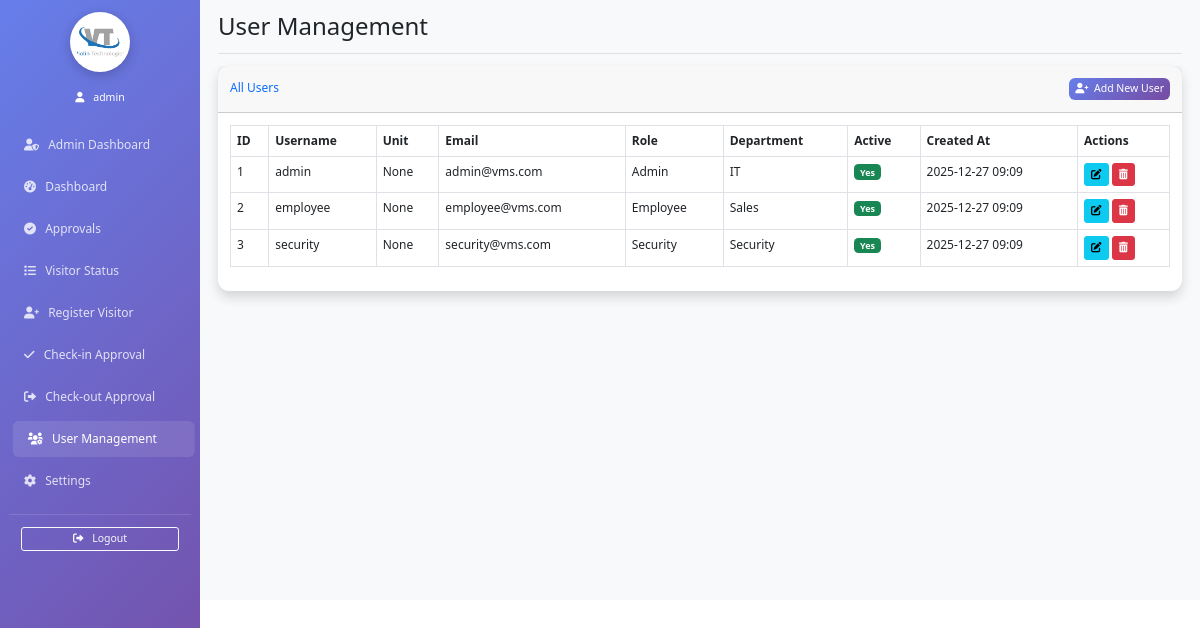
Page /vms/user_management (signed in) on the committed database.
### app.py (models this page shows)
class User(UserMixin, db.Model):
    id = db.Column(db.Integer, primary_key=True)
    employee_id = db.Column(db.String(80), unique=True, nullable=False)
    email = db.Column(db.String(120), unique=True, nullable=False)
    password_hash = db.Column(db.String(255), nullable=False)
    role = db.Column(db.String(20), nullable=False)
    username = db.Column(db.String(100), nullable=False)
    department = db.Column(db.String(100))
    unit = db.Column(db.String(100))
    is_active = db.Column(db.Boolean, default=True)
    created_at = db.Column(db.DateTime, default=lambda: datetime.now(IST_TIMEZONE))

### app.py (the view)
@app.route('/vms/user_management')
@login_required
def user_management():
    if current_user.role != 'admin':
        flash('Access denied!', 'error')
        return redirect(url_for('dashboard',_external=True))
    users = User.query.all()
    return render_template('user_management.html', users=users)

### app.py (called while the page is built)
@login_manager.user_loader
def load_user(user_id):
    return User.query.get(int(user_id))

@app.before_request
def adjust_script_root():
    if request.path.startswith('/vms'):
        request.environ['SCRIPT_NAME'] = '/vms'

@app.after_request
def set_security_headers(response):
    response.headers.setdefault('X-Frame-Options', 'DENY')
    response.headers.setdefault('X-Content-Type-Options', 'nosniff')
    response.headers.setdefault('Referrer-Policy', 'no-referrer')
    response.headers.setdefault('Cache-Control', 'no-store')
    csp = "default-src 'self'; img-src 'self' data:; style-src 'self' 'unsafe-inline' https://cdn.jsdelivr.net https://cdnjs.cloudflare.com; script-src 'self' 'unsafe-inline' https://cdn.jsdelivr.net https://cdnjs.cloudflare.com https://unpkg.com; font-src 'self' https://cdnjs.cloudflare.com;"
    response.headers.setdefault('Content-Security-Policy', csp)
    if request.is_secure:
        response.headers.setdefault('Strict-Transport-Security', 'max-age=63072000; includeSubDomains; preload')
    return response

### templates/user_management.html (shortened to what this page needs)
{% extends "base.html" %}
{% block page_title %}User Management{% endblock %}
{% block content %}
<div class="card shadow mb-4">
    <div class="card-header py-3 d-flex justify-content-between align-items-center">
        <h6 class="m-0 font-weight-bold text-primary">All Users</h6>
        <a href="{{ url_for('add_user') }}" class="btn btn-primary btn-sm">
            <i class="fas fa-user-plus me-1"></i> Add New User
        </a>
    </div>
    <div class="card-body">
        <div class="table-responsive">
            <table class="table table-bordered" id="usersTable" width="100%" cellspacing="0">
                <thead>
                    <tr>
                        <th>ID</th>
                        <th>Username</th>
                        <th>Unit</th>
                        <th>Email</th>
                        <th>Role</th>
                        <th>Department</th>
                        <th>Active</th>
                        <th>Created At</th>
                        <th>Actions</th>
                    </tr>
                </thead>
                <tbody>
                    {% for user in users %}
                    <tr>
                        <td>{{ user.id }}</td>
                        <td>{{ user.username }}</td>
                        <td>{{ user.unit }}</td>
                        <td>{{ user.email }}</td>
                        <td>{{ user.role|title }}</td>
                        <td>{{ user.department or 'N/A' }}</td>
                        <td>
                            {% if user.is_active %}
                                <span class="badge bg-success">Yes</span>
                            {% else %}
                                <span class="badge bg-danger">No</span>
                            {% endif %}
                        </td>
                        <td>{{ user.created_at.strftime('%Y-%m-%d %H:%M') }}</td>
                        <td>
                            <a href="{{ url_for('edit_user', user_id=user.id) }}" class="btn btn-info btn-sm" title="Edit User">
                                <i class="fas fa-edit"></i>
                            </a>
                            <form action="{{ url_for('delete_user', user_id=user.id) }}" method="POST" style="display:inline-block;">
                                <button type="submit" class="btn btn-danger btn-sm" title="Delete User" onclick="return confirm('Are you sure you want to delete this user?');">
                                    <i class="fas fa-trash-alt"></i>
                                </button>
                            </form>
                        </td>
                    </tr>
                    {% endfor %}
                </tbody>
            </table>
        </div>
    </div>
</div>
{% endblock %}

### templates/base.html (shortened to what this page needs)
<!DOCTYPE html>
<html lang="en">
<head>
    <link href="{{ url_for('static', filename='vendor/bootstrap/css/bootstrap.min.css') }}" rel="stylesheet">
    <link href="{{ url_for('static', filename='vendor/fontawesome/css/all.min.css') }}" rel="stylesheet">
    <link href="{{ url_for('static', filename='vendor/select2/css/select2.min.css') }}" rel="stylesheet" />
</head>
<body>
    {% if current_user.is_authenticated %}
    <div class="container-fluid">
        <div class="row">
            <nav class="col-md-3 col-lg-2 d-md-block sidebar collapse">
                <div class="position-sticky pt-3">
                    <div class="text-center mb-4">
                        <img src="{{ url_for('static', filename='logo.png') }}" alt="Company Logo" style="width: 80px; height: 80px; border-radius: 50%; object-fit: contain; margin: 0 auto 10px auto; display: block; background-color: white; box-shadow: 0 4px 15px rgba(0,0,0,0.2); padding: 5px;">
                    </div>
                    {% if current_user.is_authenticated %}
                    <div class="text-center mb-4">
                        <div class="text-white small">
                            <i class="fas fa-user me-2"></i> {{ current_user.username }}
                        </div>
                    </div>
                    {% endif %}
                    <ul class="nav flex-column">
                        {% if current_user.role == 'admin' %}
                         <li class="nav-item">
                            <a class="nav-link {% if request.endpoint == 'admin_dashboard' %}active{% endif %}" href="{{ url_for('admin_dashboard') }}">
                                <i class="fas fa-user-shield me-2"></i> Admin Dashboard
                            </a>
                        </li>
                        {% endif %}
                        {% if current_user.role in ['admin', 'security', 'employee'] %}
                        <li class="nav-item">
                            <a class="nav-link {% if request.endpoint == 'dashboard' %}active{% endif %}" href="{{ url_for('dashboard') }}">
                                <i class="fas fa-tachometer-alt me-2"></i> Dashboard
                            </a>
                        </li>
                        <li class="nav-item">
                            <a class="nav-link {% if request.endpoint == 'approval_dashboard' %}active{% endif %}" href="{{ url_for('approval_dashboard') }}">
                                <i class="fas fa-check-circle me-2"></i> Approvals
                            </a>
                        </li>
                        <li class="nav-item">
                            <a class="nav-link {% if request.endpoint == 'visitor_status' %}active{% endif %}" href="{{ url_for('visitor_status') }}">
                                <i class="fas fa-list me-2"></i> Visitor Status
                            </a>
                        </li>
                        <li class="nav-item">
                            <a class="nav-link {% if request.endpoint == 'register_visitor' %}active{% endif %}" href="{{ url_for('register_visitor') }}">
                                <i class="fas fa-user-plus me-2"></i> Register Visitor
                            </a>
                        </li>
                        {% endif %}
                         {% if current_user.role in ['admin', 'security'] %}
                        <li class="nav-item">
                            <a class="nav-link {% if request.endpoint == 'check_in_approval' %}active{% endif %}" href="{{ url_for('check_in_approval') }}">
                                <i class="fas fa-check me-2"></i> Check-in Approval
                            </a>
                        </li>
                        <li class="nav-item">
                            <a class="nav-link {% if request.endpoint == 'check_out_approval' %}active{% endif %}" href="{{ url_for('check_out_approval') }}">
                                <i class="fas fa-sign-out-alt me-2"></i> Check-out Approval
                            </a>
                        </li>
                        {% endif %}
                        {% if current_user.role == 'admin' %}
                        <li class="nav-item">
                            <a class="nav-link {% if request.endpoint == 'user_management' %}active{% endif %}" href="{{ url_for('user_management') }}">
                                <i class="fas fa-users-cog me-2"></i> User Management
                            </a>
                        </li>
                        <li class="nav-item">
                            <a class="nav-link {% if request.endpoint == 'settings' %}active{% endif %}" href="{{ url_for('settings') }}">
                                <i class="fas fa-cog me-2"></i> Settings
                            </a>
                        </li>
                    </ul>
                    {% endif %}
                    <hr class="text-white-50">
                    <div class="px-3">
                        <a href="{{ url_for('logout') }}" class="btn btn-outline-light btn-sm w-100">
                            <i class="fas fa-sign-out-alt me-2"></i> Logout
                        </a>
                    </div>
                </div>
            </nav>
            <main class="col-md-9 ms-sm-auto col-lg-10 px-md-4 main-content" style="margin-left: calc(25% + 1.5rem);">
                <div class="d-flex justify-content-between flex-wrap flex-md-nowrap align-items-center pt-3 pb-2 mb-3 border-bottom">
                    <h1 class="h2">{% block page_title %}{% endblock %}</h1>
                </div>
                {% block content %}{% endblock %}
            </main>
        </div>
    </div>
    {% else %}
        {% block auth_content %}{% endblock %}
    {% endif %}
</body>
</html>

### templates/base.html (style rules this page uses)
.sidebar { position: fixed; top: 0; left: 0; bottom: 0; z-index: 1000; min-height: 100vh; background: linear-gradient(135deg, #667eea 0%, #764ba2 100%); }
.sidebar .nav-link { color: rgba(255,255,255,0.8); padding: 12px 20px; margin: 4px 0; border-radius: 8px; transition: all 0.3s ease; }
.sidebar .nav-link:hover, .sidebar .nav-link.active { color: white; background: rgba(255,255,255,0.1); transform: translateX(5px); }
.main-content { background-color: #f8f9fa; min-height: 100vh; }
.card { border: none; border-radius: 15px; box-shadow: 0 4px 6px rgba(0,0,0,0.1); transition: transform 0.3s ease; }
.btn-primary { background: linear-gradient(135deg, #667eea 0%, #764ba2 100%); border: none; border-radius: 8px; }
body { zoom: 0.75; }
.sidebar, .navbar, .main-content .d-flex.justify-content-between, .alert, .card-header .btn-group, .card-header .btn { display: none !important; }
.main-content { margin-left: 0 !important; padding: 0 !important; }
.container-fluid .row { display: block !important; }
.col-md-9.ms-sm-auto.col-lg-10.px-md-4 { width: 100% !important; max-width: 100% !important; flex: none !important; }
.card { box-shadow: none !important; border: 1px solid #ccc !important; }
.card-body { padding: 0 !important; }
.table-responsive { overflow-x: visible !important; }
table { width: 100%; border-collapse: collapse; }
th, td { border: 1px solid #ddd; padding: 8px; text-align: left; }
thead { display: table-header-group; }
tr { page-break-inside: avoid; }

### rows in the picture
User: username "admin", id "1", unit "None", email "admin@vms.com", role "Admin", department "IT", is_active "Yes", created_at "2025-12-27 09:09"
User: id "2", username "employee", unit "None", email "employee@vms.com", role "Employee", department "Sales", is_active "Yes", created_at "2025-12-27 09:09"
User: id "3", username "security", unit "None", email "security@vms.com", role "Security", department "Security", is_active "Yes", created_at "2025-12-27 09:09"
